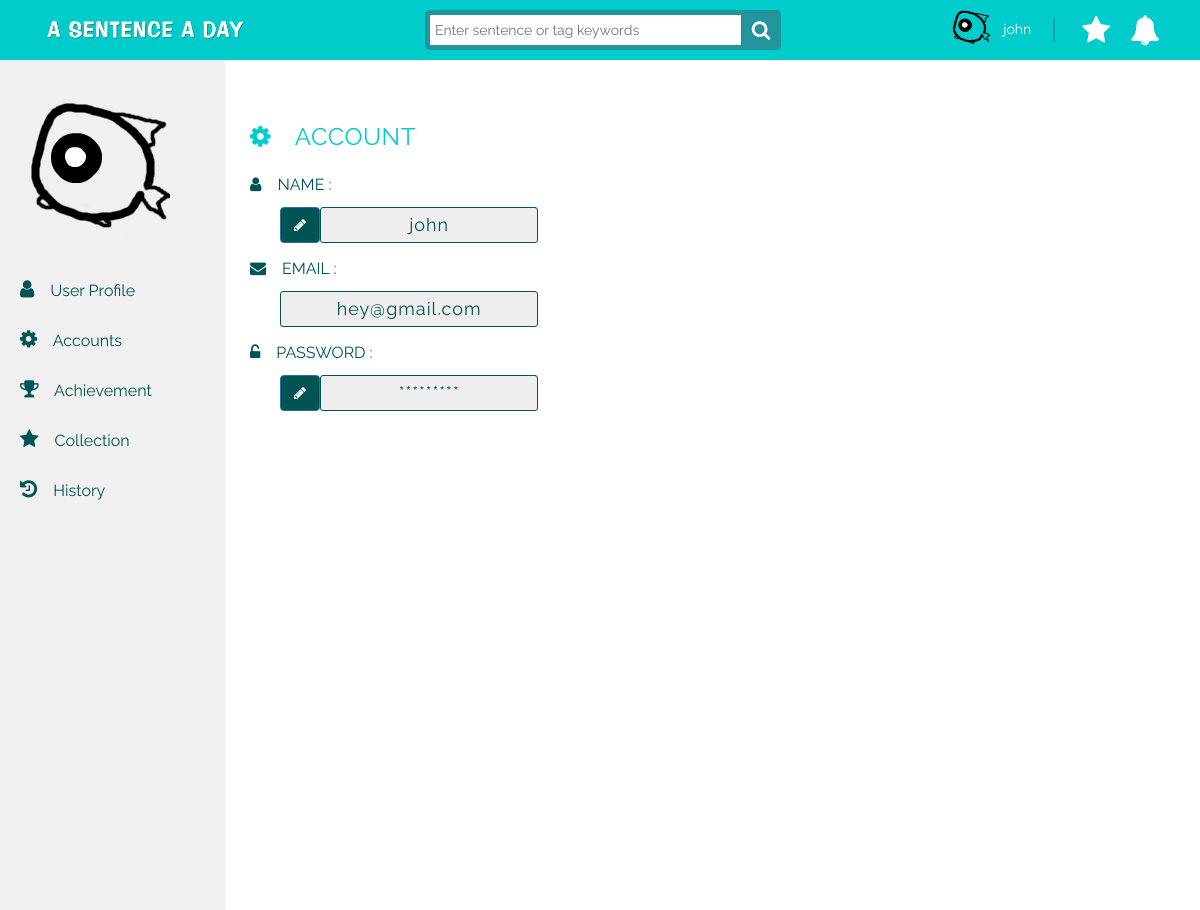
The page /user/account/ (signed in) on the database as committed earlier.
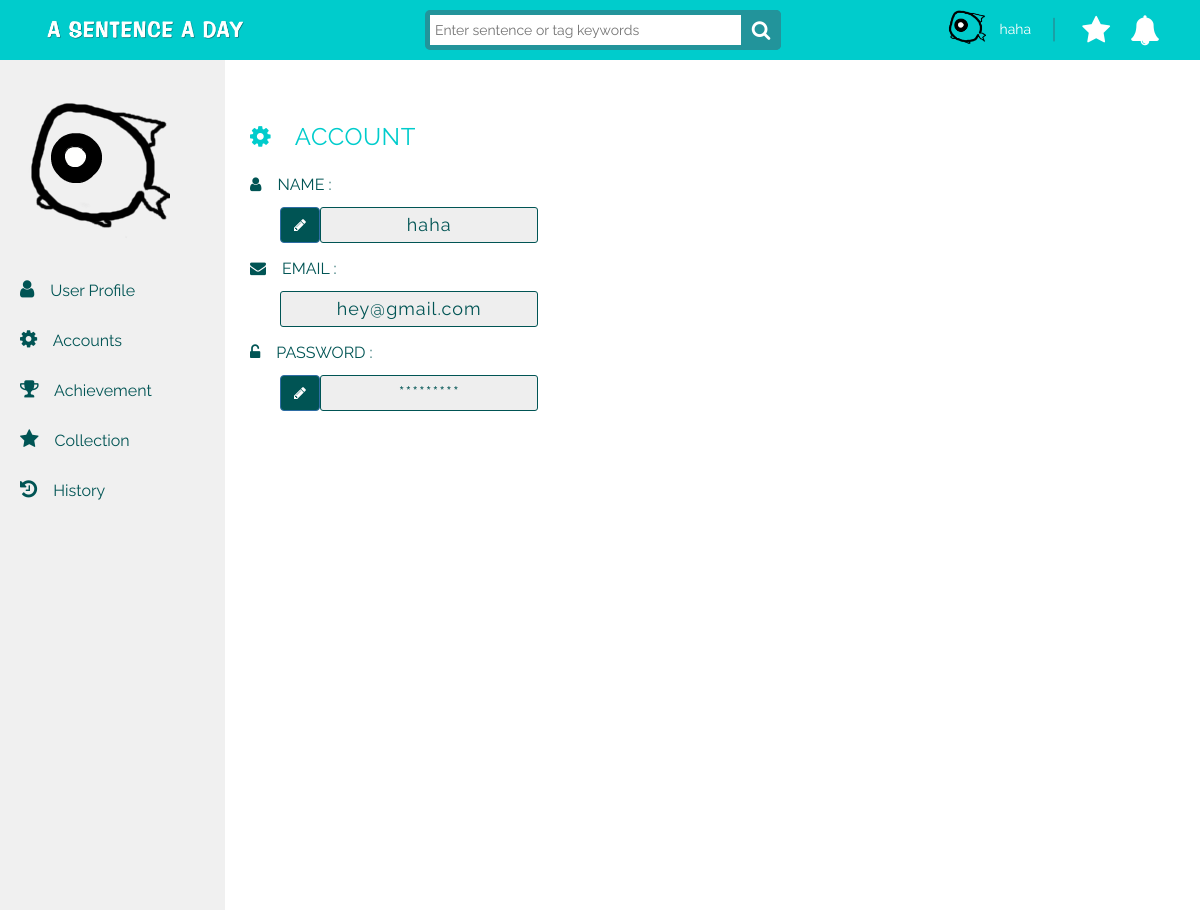
The same page on the database as committed later.
### sentence/models.py (models this page shows)
class User(models.Model):
	UID = models.AutoField(primary_key=True)
	UserName = models.CharField(max_length=50, null=False)
	Email = models.EmailField(max_length=254,unique = True)
	Password = models.CharField(max_length=50, null=False)
	SocialID = models.BigIntegerField(null=True,unique = True)
 	UserIcon = models.ImageField(upload_to='UserIcon_folder',default='/static/images/fish.png')
	NativeLanguage = models.CharField(max_length=50, null=False)

### sentence/views.py (the view)
# urls.py: url(r'^user/account/', views.user_account),
def user_account(request):
    if request.session.get('UID'):
        usermodel = User.objects.get(UID=request.session.get('UID'))
        context = {'username': usermodel,'extend_index': 'sentence/background.html'}
        return render(request, "sentence/user_account.html",context)
    else:
        context = {'extend_index': 'sentence/background.html'}
        return render(request, "sentence/user_account.html",context)

### sentence/templates/sentence/user_account.html (shortened to what this page needs)
{% extends 'sentence/userSidebar.html' %}
{% load staticfiles %}
{% block pagecontent1 %}
<div class="container-fluid">
    <div class="row">
        <div class="col-lg-4">
            <div class="profiletitle account"><i class="fa fa-cog"></i>&emsp;ACCOUNT</div>
            <form role="form" class="profilecontent account">
                <div class="title account"><i class="fa fa-user"></i>&emsp;NAME : </div>
                <div class="modify profile">
                    <a data-toggle="modal" data-target="#nameDialog" data-ref="dialog" data-role="button" class="btn btn-primary" id="pwd"><i class="fa fa-fw fa-pencil"></i></a>
                </div>
                <div class="form-group input-group account">
                    <span class="input-group-addon">
                        {{username.UserName}}
                    </span>
                </div>
                <div class="title account"><i class="fa fa-envelope"></i>&emsp;EMAIL : </div>
                <div class="form-group input-group account">
                    <span class="input-group-addon">{{username.Email}}</span>
                </div>
                <div class="title account"><i class="fa fa-unlock-alt"></i>&emsp;PASSWORD : </div>
                <div class="modify profile">
                    <a data-toggle="modal" data-target="#nameDialog" data-ref="dialog" data-role="button" class="btn btn-primary" id="pwd"><i class="fa fa-fw fa-pencil"></i></a>
                </div>
                <div class="form-group input-group account">
                    <span class="input-group-addon">
                        *********
                    </span>
                </div>
            </form>
        </div>
    </div>
</div>
{% endblock pagecontent1 %}

### sentence/templates/sentence/userSidebar.html
{% extends extend_index %}
{% load staticfiles %}
{% block content1 %}
<div id="wrapper">
    <ul class="nav navbar-nav side-nav sidebar">
        <div class="sidebar-menu">
            <div class="sidebar-icon"><img src="{{username.UserIcon}}"></div>
            <a href="/user/profile"><p><i class="fa fa-user"></i>&emsp;User Profile</p></a>
            <a href="/user/account"><p><i class="fa fa-cog"></i>&emsp;Accounts</p></a>
            <a href="/user/achievement"><p><i class="fa fa-trophy"></i>&emsp;Achievement</p></a>
            <a href="/user/collection"><p><i class="fa fa-star"></i>&emsp;Collection</p></a>
            <a href="/user/history"><p><i class="fa fa-history"></i>&emsp;History</p></a>
        </div>
    </ul>
    <div id="page-wrapper">
    	{% block pagecontent1 %} {% endblock pagecontent1 %}
    </div>
</div>
{% endblock content1 %}

### sentence/templates/sentence/background.html (shortened to what the changed rows need)
{% load staticfiles %}
<!DOCTYPE html>
<html>
<head>
    <link rel="stylesheet" href="https://cdnjs.cloudflare.com/ajax/libs/normalize/5.0.0/normalize.min.css">
    <link rel="stylesheet" href="https://netdna.bootstrapcdn.com/bootstrap/3.3.7/css/bootstrap.min.css">
    <link rel="stylesheet" href="{% static 'icons-fonts/glyphicon-style.css' %}">
    <link href="https://file.myfontastic.com/aR4fpYP5juQuaFcCLbzkFZ/icons.css" rel="stylesheet">
    <link rel="stylesheet" href="https://maxcdn.bootstrapcdn.com/font-awesome/4.7.0/css/font-awesome.min.css">
    <link rel="stylesheet" href="{% static 'css/styles.css' %}">
    <link rel="stylesheet" href="{% static 'css/navbar.css' %}">
    <link rel="stylesheet" href="{% static 'css/textfield.css' %}">
    <link rel="stylesheet" href="{% static 'css/postcard.css' %}">
    <link rel="stylesheet" href="{% static 'css/sentence.css' %}">
    <link rel="stylesheet" href="{% static 'css/userMap.css' %}">
    <link rel="stylesheet" href="{% static 'css/userprofile.css' %}">
    <link href="{% static 'css/jqvmap.css' %}" media="screen" rel="stylesheet" type="text/css">
    <link rel="stylesheet" href="{% static 'css/sb-admin.css' %}">
    <link rel="stylesheet" href="{% static 'css/morris.css' %}">
    <link rel="stylesheet" href="https://code.jquery.com/ui/1.8.10/themes/smoothness/jquery-ui.css" type="text/css">
</head>
<body>
    <div class="header">
        <nav class="navbar-fixed-top" role="navigation">
            <div class="navbar header-1">
                <div class="container">
                    <div class="col-md-3 col-sm-6 col-xs-6 header-mobile-sm">
                        {% if not username %}
                        <div class="header-sm">
                            <span class="before-login">
                                <button type="button" class="btn1 btn-default navbar-btn" id="login-btn" data-toggle="modal">Log In</button>
                            </span>
                            <span class="before-login">
                                <button type="button" class="btn1 btn-default navbar-btn" id="signup-btn" data-toggle="modal">Sign Up</button>
                            </span>
                        </div>
                            <div class="modal fade" id="login-modal" role="dialog">
                                <div class="modal-dialog">
                                    <div id="login-box">
                                        <div class="top" style="padding: 15px;">
                                            <button type="button" class="close" data-dismiss="modal" style="outline: 0;"><i class="fa fa-times"></i></button>
                                        </div>
                                        <div class="left">
                                            <h1>Welcome back!</h1>
                                            <form method = "POST" action = "/login/">
                                              {% csrf_token %}
                                              {{ form.as_p }}
                                                <input type="text" name="email" placeholder="E-mail" required>
                                                <input type="password" name="password" placeholder="Password" required>
                                                <input type="submit" class="loginButton" name="login_submit" value="Log in">
                                            </form>
                                        </div>
                                        <div class="login-right">
                                            <button  class="social-signin facebook facebook-login-btn">Log in with facebook</button>
                                            <button class="social-signin google" id="customBtn-login">Log in with Google</button>
                                        </div>
                                        <div class="login-or">OR</div>
                                        <div class="mobile-login-right">
                                            <span><a href="" class="sm sm-anim1 sm-facebook icon-ao-facebook" target="_blank"></a></span>
                                            <span><a href="" class="sm sm-anim1 sm-googleplus icon-ao-google" target="_blank"></a></span>
                                        </div>
                                    </div>
                                </div>
                            </div>
                            <div class="modal fade" id="signup-modal" role="dialog">
                                <div class="modal-dialog">
                                    <div id="signup-box">
                                        <div class="top" style="padding: 15px;">
                                            <button type="button" class="close" data-dismiss="modal" style="outline: 0;"><i class="fa fa-times"></i></button>
                                        </div>
                                        <div class="left">
                                            <h1>Create an account</h1>
                                            <form name="signupform" method="POST" action="/login/">
                                                {% csrf_token %}
                                                {{ form.as_p }}
                                                <input type="text" name="name" placeholder="Username" required>
                                                <input type="text" name="email" placeholder="E-mail" required>
                                                <input type="password" name="password" placeholder="Password" required>
                                                <input type="password" name="password" placeholder="Retype password" required>
                                                <!-- <div>
                                                    <label class="label language">Choose your native language</label>
                                                    <select class="form-control language" name="language">
                                                        <option>Chinese</option>
                                                        <option>Japanese</option>
                                                        <option>Korean</option>
                                                        <option>Hindi</option>
                                                        <option>Thai</option>
                                                        <option>English</option>
                                                        <option>French</option>
                                                        <option>Spanish</option>
                                                        <option>Portuguese</option>
                                                        <option>German</option>
                                                        <option>Italian</option>
                                                        <option>Swedish</option>
                                                        <option>Russian</option>
                                                    </select>
                                                </div> -->
                                                <input type="submit" class="signupBtn" name="signup_submit" value="Sign me up" />
                                            </form>
                                        </div>
                                        <div class="signup-right">
                                            <button class="signupBtn social-signin facebook facebook-login-btn">Sign up with facebook</button>
                                            <button class="signupBtn social-signin google" id="customBtn-signup">Sign up with Google</button>
                                        </div>
                                        <div class="signup-or">OR</div>
                                        <div class="mobile-signup-right">
                                            <span><a href="" class="sm sm-anim1 sm-facebook icon-ao-facebook" target="_blank"></a></span>
                                            <span><a href="" class="sm sm-anim1 sm-googleplus icon-ao-google" target="_blank"></a></span>
                                        </div>
                                    </div>
                                </div>
                            </div>
                                    <div class="modal fade" id="asklanguage-modal" role="dialog">
                                        <div class="modal-dialog">
                                            <div id="asklanguage-box">
                                                <div class="top" style="padding: 15px;">
                                                    <button type="button" class="close" data-dismiss="modal" style="outline: 0;"><i class="fa fa-times"></i></button>
                                                </div>
                                                <div class="asklanguagebox-content">
                                                    <h2>About you ...</h2>
                                                    <div class="form-group input-group">
                                                          <label>Choose your native language</label>
                                                          <select class="form-control" id="user_language">
                                                                <option>Chinese</option>
                                                                <option>Japanese</option>
                                                                <option>Korean</option>
                                                                <option>Hindi</option>
                                                                <option>Thai</option>
                                                                <option>English</option>
                                                                <option>French</option>
                                                                <option>Spanish</option>
                                                                <option>Portuguese</option>
                                                                <option>German</option>
                                                                <option>Italian</option>
                                                                <option>Swedish</option>
                                                                <option>Russian</option>
                                                            </select>
                                                      </div>
                                                      <input type="submit" class="confirmRegisterBtn" name="signup_submit" value="Sign me up" />
                                                </div>
                                            </div>
                                        </div>
                                    </div>
                        {% else %}
                        <div class="header-sm user">
                            <span class="after-login">
                                  <a href="#" class="dropdown-toggle" data-toggle="dropdown" role="button" aria-expanded="false">
                                  {% if username %}
                                    <img src="{{ username.UserIcon }}" height="40" width="40" id="user-pic">
                                    <span id="user-name"><font color=#fff>{{username.UserName}}</font></span>
                                  {% else %}
                                    <i class="fa fa-user-circle" style="font-size: 30px; color:#FFF" id="user-pic"></i>
                                  {% endif %}
                                  </a>
                            </span>
                        </div>
                        {% endif %}
                    </div>
                </div>
            </div>
        </nav>
    </div>
    <div class="body"> {% block content1 %} {% endblock content1 %} </div>
</body>
</html>

Rows that differ between the two databases and show on the page:
changed User "hey@gmail.com": UserName "john" → "haha"
